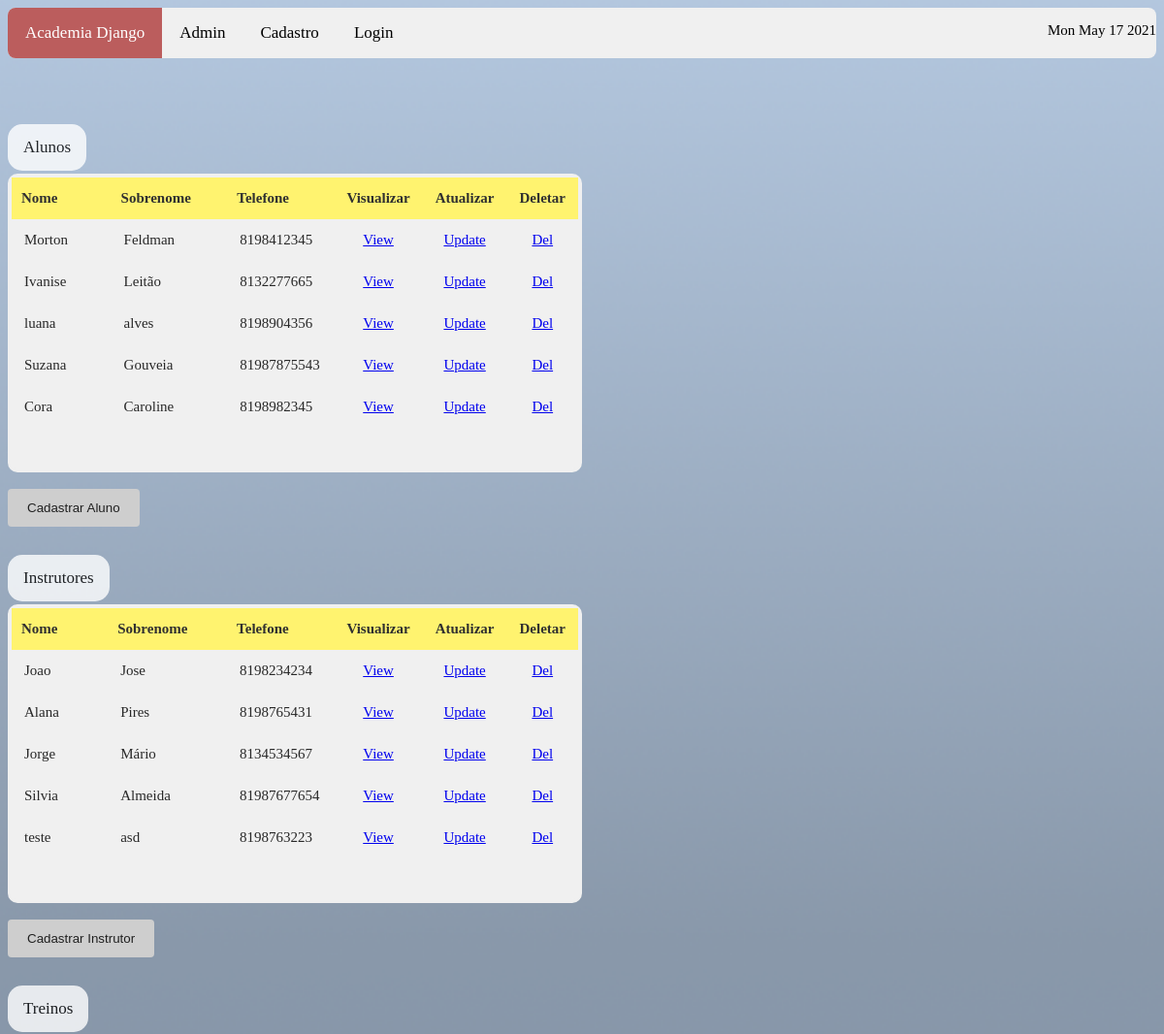
The page /sistema/inicio (upper part) on the database as committed earlier.
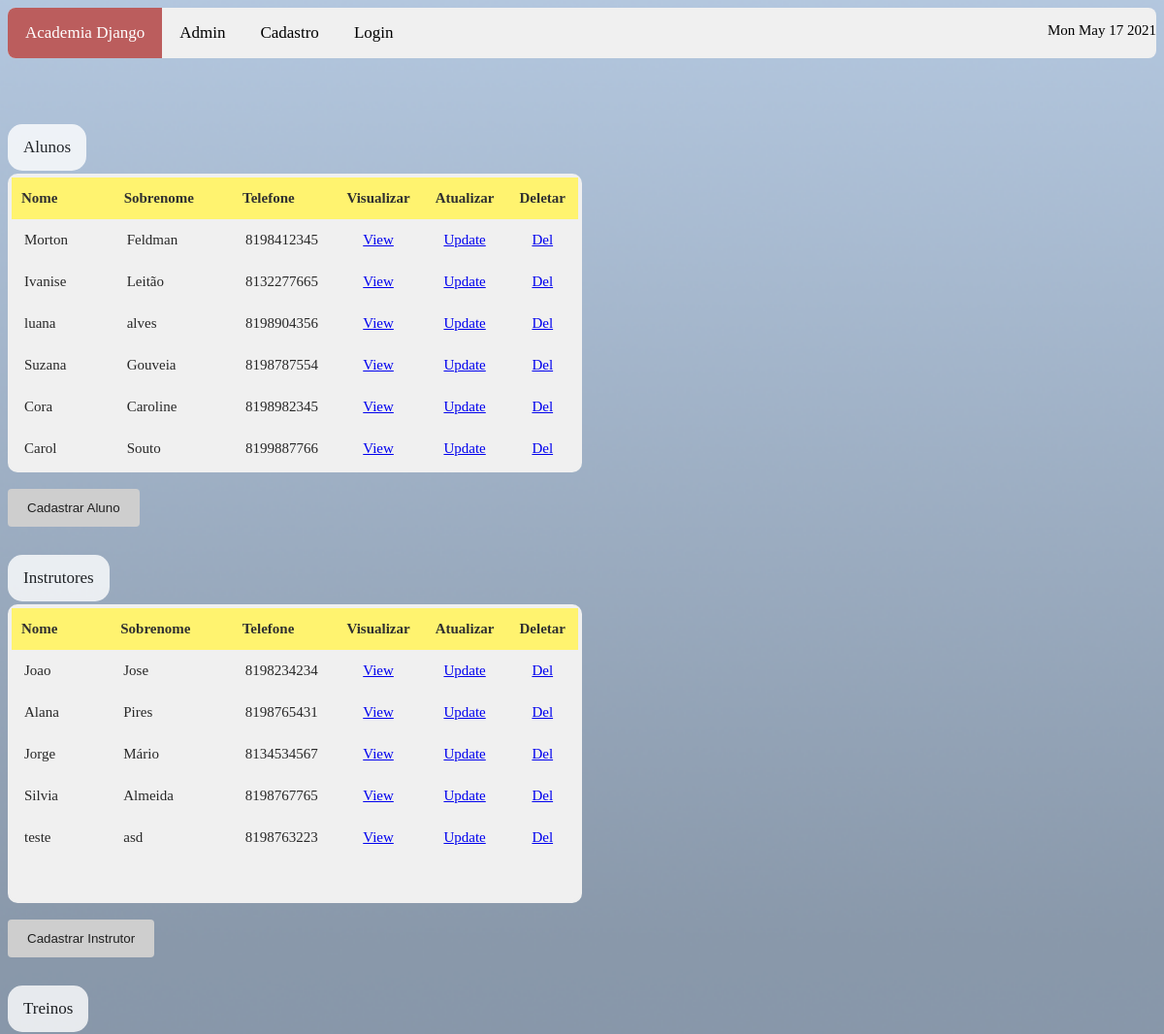
The same page on the database as committed later.
### sistema/models.py (models this page shows)
class Aluno(models.Model):
    nome = models.CharField(
        max_length = 200,
        null = False,
        blank = False
    )
    sobrenome = models.CharField(
        max_length = 200,
        null = False,
        blank = False
    )
    data_nascimento = models.DateField(
        null = True,
        blank = True
    )
    telefone = models.CharField(
        max_length = 14,
        null = False,
        blank = False
    )
    cpf = models.CharField(
        max_length = 14,
        null = False,
        blank = False
    )
    endereco = models.CharField(
        max_length = 200,
        null = False,
        blank = False
    )
    bairro = models.CharField(
        max_length = 100,
        null = False,
        blank = False,
        default=None
    )
    cep = models.CharField(
        max_length = 9,
        null = False,
        blank = False
    )
    cidade = models.CharField(
        max_length = 100,
        null = False,
        blank = False
    )
    estado = models.CharField(
        max_length = 2,
        null = False,
        blank = False
    )
    peso = models.CharField(
        max_length = 3,
        null = False,
        blank = False
    )
    altura = models.CharField(
        max_length = 4,
        null = False,
        blank = False
    )
    data_matricula = models.DateField(
        null = True,
        blank = True
    )
    genero_choices = (
        ("F", "Feminino"),
        ("M", "Masculino"),
        ("O", "Outro")
    )
    genero = models.CharField(
        max_length = 1,
        choices = genero_choices,
        null = True,
        blank = True
    )
    objects = models.Manager()

class Instrutor(models.Model):
    titulacao = models.CharField(
        max_length = 100,
        null = False,
        blank = False
    )
    nome = models.CharField(
        max_length = 200,
        null = False,
        blank = False
    )
    sobrenome = models.CharField(
        max_length = 200,
        null = False,
        blank = False
    )
    telefone = models.CharField(
        max_length = 14,
        null = False,
        blank = False
    )
    cpf = models.CharField(
        max_length = 14,
        null = False,
        blank = False
    )
    genero_choices = (
        ("F", "Feminino"),
        ("M", "Masculino"),
        ("O", "Outro")
    )
    genero = models.CharField(
        max_length = 1,
        choices = genero_choices,
        null = True,
        blank = True
    )
    objects = models.Manager()

### sistema/views.py (the view)
# urls.py: path('inicio', views.inicio, name='inicio'),
def inicio(request):
    alunos = Aluno.objects.all()
    instrutor = Instrutor.objects.all()
    treinos = Treino.objects.all()
    turmas = Turma.objects.all()
    contexto = {
        'alunos': alunos,
        'instrutor': instrutor,
        'treinos': treinos,
        'turmas': turmas
    }
    return render(request, 'inicio.html', contexto)

### sistema/templates/inicio.html (shortened to what this page needs)
{% load static %}
 <!DOCTYPE html>
<html>
<head>
<link rel="stylesheet" href=" {% static 'css/style.css' %} "/>
</head>
<body>
<div class="topnav">
    <a class="active" href="http://{{request.get_host}}/sistema/inicio">Academia Django</a>
    <a href="http://{{request.get_host}}/admin" target="_blank">Admin</a>
    <a href="http://{{request.get_host}}/sistema/cadastrar_usuario">Cadastro</a>
    <a href="http://{{request.get_host}}/sistema/logar_usuario">Login</a>
<div class="c">
    <p class="active" id="demo"></p>
</div>
</div>
<br/><br/>
<br/><br/>
<a class="asessao"> Alunos </a>
<br/><br/>
<br/>
<table cellpadding="0" cellspacing="0">
    <tr>
        <th class="th1" >Nome</th>
        <th class="th1">Sobrenome</th>
        <th class="th1">Telefone</th>
        <th>Visualizar</th>
        <th>Atualizar</th>
        <th>Deletar</th>
    </tr>
    {% for alunos in alunos  %}
    <tr>
        <td>{{ alunos.nome }}</td>
        <td>{{ alunos.sobrenome }}</td>
        <td class="td4">{{ alunos.telefone }}</td>
        <td class="td1"><a href="visualizar_aluno/{{alunos.id}}">View</td>
        <td  class="td1"> <a href="atualizar_dados_aluno/{{alunos.id}}">Update</td>
        <td class="td1"><a href="deletar_aluno/{{alunos.id}}">Del</td>
    </tr>
    {% endfor %}
</table>
    <br/>
    <form action="http://{{request.get_host}}/sistema/form_cadastro_aluno">
    <input type="submit" value="Cadastrar Aluno">
    </form>
<br/><br/><br/><br/>
    <a class="asessao"> Instrutores </a>
<br/><br/><br/>
<table  cellpadding="0" cellspacing="0">
<thread>
    <tr>
        <th class="th1">Nome</th>
        <th class="th1">Sobrenome</th>
        <th class="th1">Telefone</th>
        <th>Visualizar</th>
        <th>Atualizar</th>
        <th>Deletar</th>
    </tr>
</thread>
    {% for instrutor in instrutor  %}
    <tr>
        <td>{{ instrutor.nome }}</td>
        <td>{{ instrutor.sobrenome }}</td>
        <td  class="td4">{{ instrutor.telefone }}</td>
        <td  class="td1"><a href="visualizar_instrutor/{{instrutor.id}}">View</td>
        <td   class="td1"> <a href="atualizar_dados_instrutor/{{instrutor.id}}">Update</td>
        <td   class="td1"><a href="deletar_instrutor/{{instrutor.id}}">Del</td>
    </tr>
    {% endfor %}
</table>
    <br/>
    <form action="http://{{request.get_host}}/sistema/form_cadastro_instrutor">
    <input type="submit" value="Cadastrar Instrutor">
    </form>
    <br/><br/><br/><br/>
    <a class="asessao"> Treinos </a>
<br/><br/><br/>
    <br/>
    <br/><br/><br/><br/>
<br/><br/><br/>
     <br/>
    <br/><br/>    <br/><br/>
</body>
</html>

Rows that differ between the two databases and show on the page:
changed Aluno "Suzana": telefone "81987875543" → "8198787554"
added Aluno: nome "Carol", sobrenome "Souto", telefone "8199887766"
changed Instrutor "Silvia": telefone "81987677654" → "8198767765"
